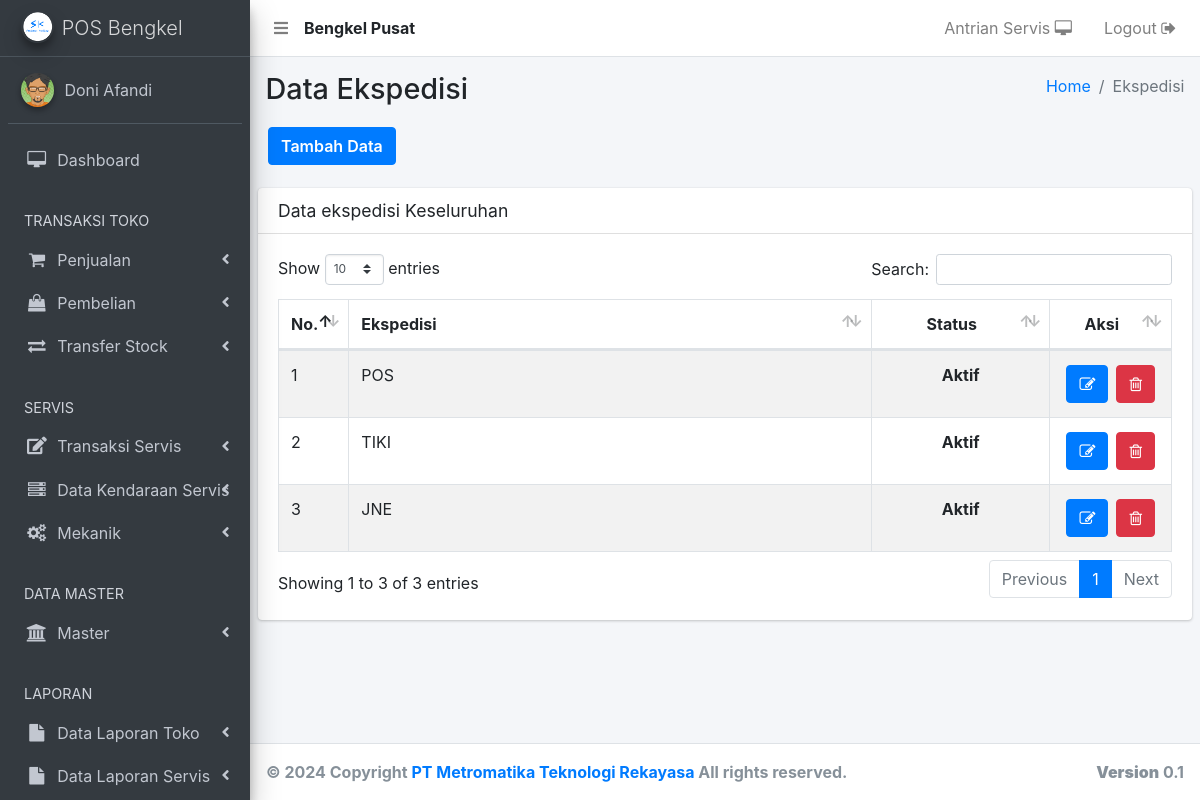
The app's page /ekspedisi.php (signed in) with its own data.
### tables this page shows
CREATE TABLE `user` (
  `user_id` int(11) NOT NULL,
  `user_nama` varchar(500) NOT NULL,
  `user_no_hp` varchar(250) NOT NULL,
  `user_alamat` text NOT NULL,
  `user_email` varchar(250) NOT NULL,
  `user_password` varchar(500) NOT NULL,
  `user_create` varchar(250) NOT NULL,
  `user_level` varchar(250) NOT NULL,
  `user_gaji_pokok` int(11) NOT NULL,
  `user_bonus` int(11) NOT NULL,
  `user_status` varchar(250) NOT NULL,
  `user_cabang_parent` int(11) NOT NULL,
  `user_cabang` int(11) NOT NULL
);

CREATE TABLE `ekspedisi` (
  `ekspedisi_id` int(11) NOT NULL,
  `ekspedisi_nama` varchar(500) NOT NULL,
  `ekspedisi_status` varchar(250) NOT NULL,
  `ekspedisi_cabang` int(11) NOT NULL
);

### _header-artibut.php (called while the page is built, shortened)
<?php
  	include 'aksi/functions.php';
    $userLoginCabang     = mysqli_query( $conn, "select user_cabang, user_cabang_parent from user where user_id = '".$_SESSION['user_id']."'");
    $sessionCabangData   = mysqli_fetch_array($userLoginCabang);
    $sessionCabang       = $sessionCabangData['user_cabang'];
    if ( $sessionCabang < 1 ) {
      $tipeToko = "Pusat";
    } else {
      $tipeToko = "Cabang ".$sessionCabang;
    }
?>

### aksi/functions.php (called while the page is built, shortened)
<?php
include 'koneksi.php';
function query($query) {
	global $conn;
	$result = mysqli_query($conn, $query);
	$rows = [];
	while ( $row = mysqli_fetch_assoc($result) ) {
		$rows[] = $row;
	}
	return $rows;
}
?>

### ekspedisi.php (the view, shortened to what this page needs)
<?php
  include '_header.php';
  include '_nav.php';
  include '_sidebar.php';
?>
  <div class="content-wrapper">
    <section class="content-header">
      <div class="container-fluid">
        <div class="row mb-2">
          <div class="col-sm-6">
            <h1>Data Ekspedisi</h1>
          </div>
          <div class="col-sm-6">
            <ol class="breadcrumb float-sm-right">
              <li class="breadcrumb-item"><a href="bo">Home</a></li>
              <li class="breadcrumb-item active">Ekspedisi</li>
            </ol>
          </div>
          <div class="tambah-data">
          	<a href="ekspedisi-add" class="btn btn-primary">Tambah Data</a>
          </div>
        </div>
      </div>
    </section>
    <?php
    	$data = query("SELECT * FROM ekspedisi WHERE ekspedisi_cabang = $sessionCabang ORDER BY ekspedisi_id DESC");
    ?>
    <section class="content">
      <div class="row">
        <div class="col-12">
          <div class="card">
            <div class="card-header">
              <h3 class="card-title">Data ekspedisi Keseluruhan</h3>
            </div>
            <div class="card-body">
              <div class="table-auto">
                <table id="example1" class="table table-bordered table-striped">
                  <thead>
                  <tr>
                    <th style="width: 5%;">No.</th>
                    <th>Ekspedisi</th>
                    <th style="text-align: center; width: 20%;">Status</th>
                    <th style="text-align: center; width: 10%;">Aksi</th>
                  </tr>
                  </thead>
                  <tbody>
                  <?php $i = 1; ?>
                  <?php foreach ( $data as $row ) : ?>
                  <tr>
                    	<td><?= $i; ?></td>
                    	<td><?= $row['ekspedisi_nama']; ?></td>
                      <td style="text-align: center;">
                      	<?php
                      		if ( $row['ekspedisi_status'] === "1" ) {
                      			echo "<b>Aktif</b>";
                      		} else {
                      			echo "<b style='color: red;'>Tidak Aktif</b>";
                      		}
                      	?>
                      </td>
                      <td class="orderan-online-button">
                        <?php $id = $row["ekspedisi_id"]; ?>
                      	<a href="ekspedisi-edit?id=<?= $id; ?>" title="Edit Data">
                              <button class="btn btn-primary" type="submit">
                                 <i class="fa fa-edit"></i>
                              </button>
                          </a>
                          <a href="ekspedisi-delete?id=<?= $id; ?>" onclick="return confirm('Yakin dihapus ?')" title="Delete Data">
                              <button class="btn btn-danger" type="submit" name="hapus">
                                  <i class="fa fa-trash-o"></i>
                              </button>
                          </a>
                      </td>
                  </tr>
                  <?php $i++; ?>
              	<?php endforeach; ?>
                </tbody>
                </table>
              </div>
            </div>
          </div>
        </div>
      </div>
    </section>
  </div>
</div>
<?php include '_footer.php'; ?>
</body>
</html>

### _nav.php (shortened to what this page needs)
<nav class="main-header navbar navbar-expand navbar-white navbar-light">
    <ul class="navbar-nav">
      <li class="nav-item">
        <a class="nav-link" data-widget="pushmenu" href="#"><i class="fas fa-bars"></i></a>
      </li>
      <li class="nav-item" style="padding-top: 8px;">
        <?php
          echo "<b>Bengkel ".$tipeToko."</b>";
        ?>
      </li>
    </ul>
    <ul class="navbar-nav ml-auto">
      <li class="nav-item">
        <a href="antrian-servis" target="_blank" class="nav-link">Antrian Servis <i class="fa fa-desktop"></i>
        </a>
      </li>
      <li class="nav-item">
        <a href="<?php echo "aksi/logout.php?logout";?>"onclick="return confirm('Apakah anda yakin logout ?')" class="nav-link">Logout <i class="fa fa-sign-out"></i>
        </a>
      </li>
    </ul>
  </nav>

### records on screen
user: user_cabang "Pusat"
ekspedisi: ekspedisi_nama "POS", ekspedisi_status "Aktif"
ekspedisi: ekspedisi_nama "TIKI", ekspedisi_status "Aktif"
ekspedisi: ekspedisi_nama "JNE", ekspedisi_status "Aktif"

### other values on screen
$_SESSION['user_nama'] "Doni Afandi"
